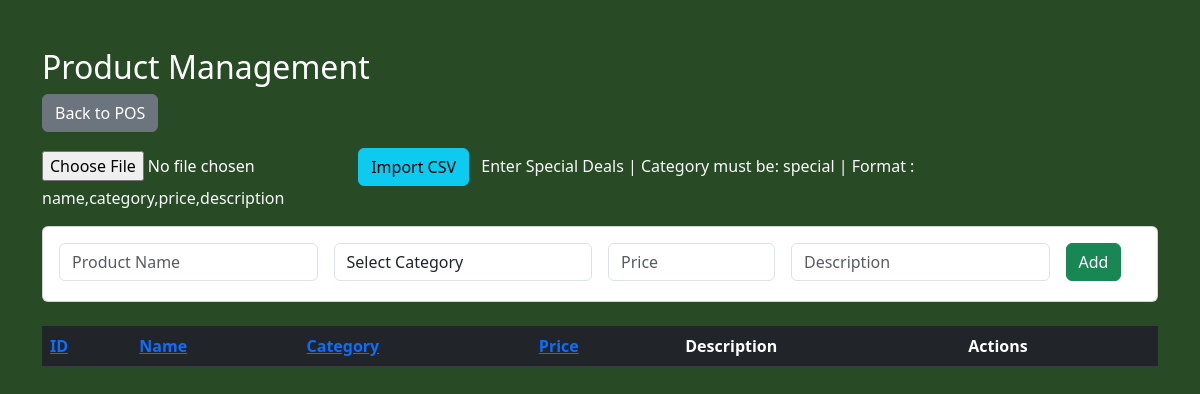
/products_crud.php?sort_by=category&sort_dir=asc, run on an earlier commit of the app's database.
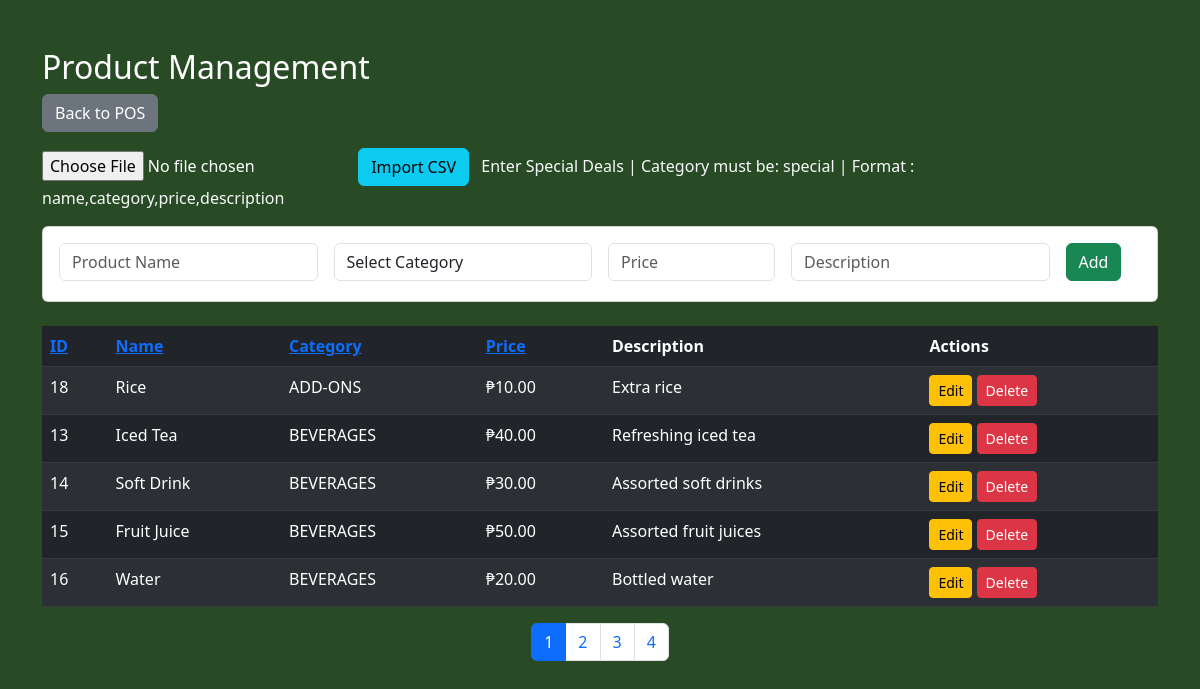
And on a later commit of the database.
### tables this page shows
CREATE TABLE `products` (
  `product_id` int(11) NOT NULL,
  `name` varchar(100) NOT NULL,
  `category` varchar(50) NOT NULL,
  `price` decimal(10,2) NOT NULL,
  `description` text DEFAULT NULL
);

### products_crud.php (the view, shortened to what this page needs)
<?php
$conn = new mysqli("localhost", "root", "", "binalots");
$allowed_categories = [
    'silog' => 'SILOG MEALS',
    'family' => 'FAMILY MEALS',
    'sizzling' => 'SIZZLING PLATES',
    'beverages' => 'BEVERAGES',
    'addons' => 'ADD-ONS',
    'special' => 'SPECIAL DEALS'
];
$per_page = 5;
$page = isset($_GET['page']) ? max(1, intval($_GET['page'])) : 1;
$offset = ($page - 1) * $per_page;
$sort_by = isset($_GET['sort_by']) ? $_GET['sort_by'] : 'product_id';
$sort_dir = isset($_GET['sort_dir']) && strtolower($_GET['sort_dir']) === 'asc' ? 'ASC' : 'DESC';
$count_result = $conn->query("SELECT COUNT(*) as total FROM products");
$total = $count_result ? $count_result->fetch_assoc()['total'] : 0;
$total_pages = ceil($total / $per_page);
$products = $conn->query("SELECT * FROM products ORDER BY $sort_by $sort_dir LIMIT $per_page OFFSET $offset");
$edit_product = null;
?>
<!DOCTYPE html>
<html lang="en">
<head>
    <link href="https://cdn.jsdelivr.net/npm/bootstrap@5.3.0-alpha3/dist/css/bootstrap.min.css" rel="stylesheet">
</head>
<body style="background:#284b25;color:white;">
<div class="container mt-5">
    <h2>Product Management</h2>
    <a href="home.php" class="btn btn-secondary mb-3">Back to POS</a>
    <form method="POST" enctype="multipart/form-data" class="mb-3">
        <input type="file" name="excel_file" accept=".csv" required>
        <button type="submit" name="import" class="btn btn-info">Import CSV</button>
        <span class="text-light ms-2"> Enter Special Deals | Category must be: special | Format : name,category,price,description</span>
    </form>
    <div class="card mb-4">
        <div class="card-body">
            <form method="POST" class="row g-3" id="productForm">
                <div class="col-md-3">
                    <input type="text" name="name" class="form-control" placeholder="Product Name" required value="<?= $edit_product['name'] ?? '' ?>">
                </div>
                <div class="col-md-3">
                    <select name="category" class="form-control" required>
                        <option value="">Select Category</option>
                    </select>
                </div>
                <div class="col-md-2">
                    <input type="number" step="0.01" name="price" class="form-control" placeholder="Price" required value="<?= $edit_product['price'] ?? '' ?>">
                </div>
                <div class="col-md-3">
                    <input type="text" name="description" class="form-control" placeholder="Description" value="<?= $edit_product['description'] ?? '' ?>">
                </div>
                <div class="col-md-1">
                    <?php if ($edit_product): ?>
                        <button type="submit" name="edit" class="btn btn-warning" id="submitBtn">Update</button>
                    <?php else: ?>
                        <button type="submit" name="add" class="btn btn-success" id="submitBtn">Add</button>
                    <?php endif; ?>
                </div>
            </form>
        </div>
    </div>
    <table class="table table-dark table-striped">
        <thead>
            <tr>
                <th><a href="?sort_by=product_id&sort_dir=<?= $sort_by=='product_id'&&$sort_dir=='ASC'?'desc':'asc' ?>">ID</a></th>
                <th><a href="?sort_by=name&sort_dir=<?= $sort_by=='name'&&$sort_dir=='ASC'?'desc':'asc' ?>">Name</a></th>
                <th><a href="?sort_by=category&sort_dir=<?= $sort_by=='category'&&$sort_dir=='ASC'?'desc':'asc' ?>">Category</a></th>
                <th><a href="?sort_by=price&sort_dir=<?= $sort_by=='price'&&$sort_dir=='ASC'?'desc':'asc' ?>">Price</a></th>
                <th>Description</th>
                <th>Actions</th>
            </tr>
        </thead>
        <tbody>
        <?php while($row = $products->fetch_assoc()): ?>
            <tr>
                <td><?= $row['product_id'] ?></td>
                <td><?= htmlspecialchars($row['name']) ?></td>
                <td><?= isset($allowed_categories[$row['category']]) ? $allowed_categories[$row['category']] : htmlspecialchars($row['category']) ?></td>
                <td>₱<?= number_format($row['price'],2) ?></td>
                <td><?= htmlspecialchars($row['description']) ?></td>
                <td>
                    <a href="?edit=<?= $row['product_id'] ?>" class="btn btn-warning btn-sm">Edit</a>
                    <a href="?delete=<?= $row['product_id'] ?>" class="btn btn-danger btn-sm" onclick="return confirm('Delete this product?')">Delete</a>
                </td>
            </tr>
        <?php endwhile; ?>
        </tbody>
    </table>
    <nav>
      <ul class="pagination justify-content-center">
        <?php for($i=1; $i<=$total_pages; $i++): ?>
          <li class="page-item <?= ($i==$page)?'active':'' ?>">
            <a class="page-link" href="?page=<?= $i ?>&sort_by=<?= $sort_by ?>&sort_dir=<?= strtolower($sort_dir) ?>"><?= $i ?></a>
          </li>
        <?php endfor; ?>
      </ul>
    </nav>
</div>
</body>
</html>

What changed in the data, as far as the page shows it:
added products: product_id "18", name "Rice", category "ADD-ONS", price "10.00", description "Extra rice"
added products: product_id "13", name "Iced Tea", category "BEVERAGES", price "40.00", description "Refreshing iced tea"
added products: product_id "14", name "Soft Drink", category "BEVERAGES", price "30.00", description "Assorted soft drinks"
added products: product_id "15", name "Fruit Juice", category "BEVERAGES", price "50.00", description "Assorted fruit juices"
added products: product_id "16", name "Water", category "BEVERAGES", price "20.00", description "Bottled water"
Also different on the page:
new list line: "1"
new list line: "2"
new list line: "3"
new list line: "4"
